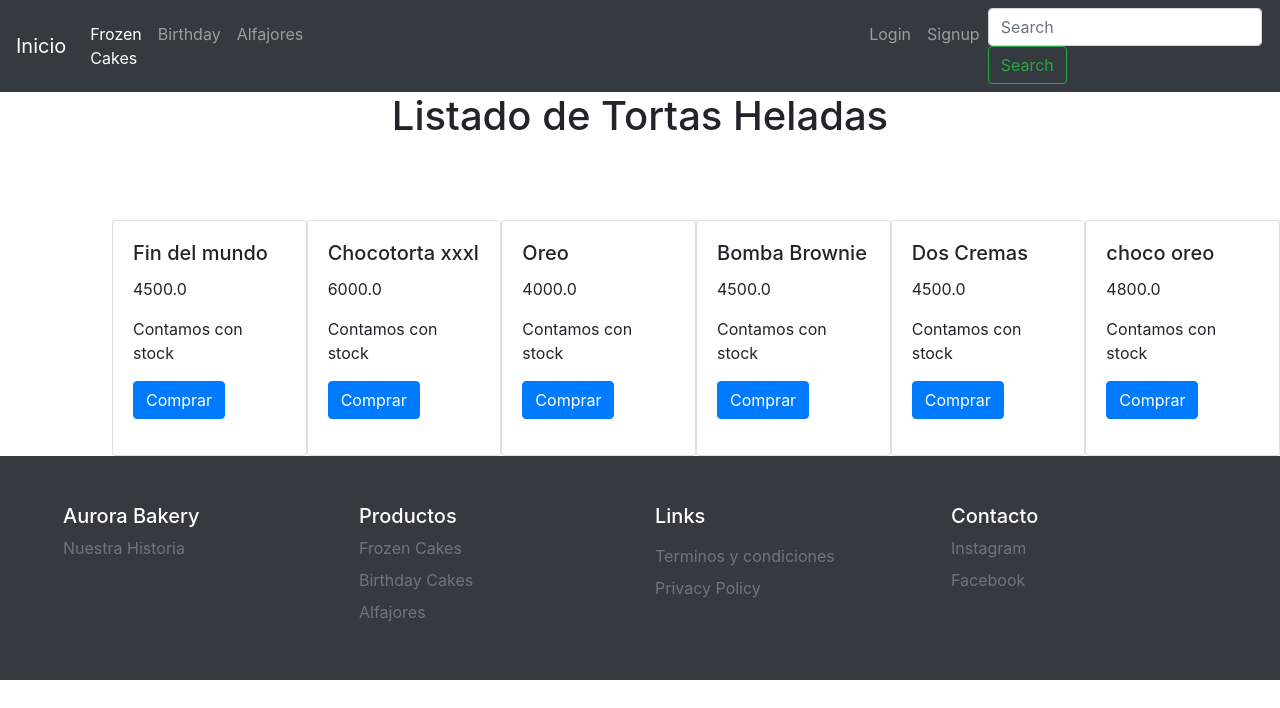
/cakes/list-cakes/, run on an earlier commit of the app's database.
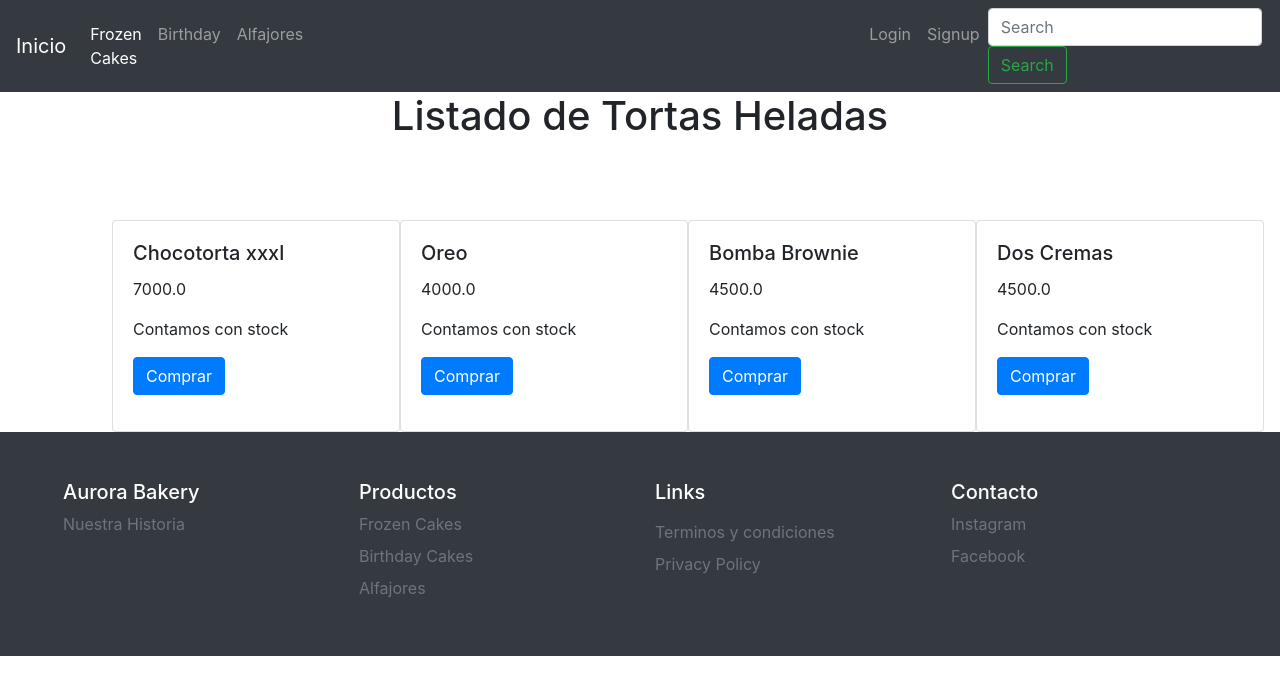
And on a later commit of the database.
### cakes/models.py (models this page shows, shortened)
class Frozen_cakes(models.Model):
    name = models.CharField(max_length= 100)
    price = models.FloatField(blank=False)
    stock = models.BooleanField(default=True)
    imagen = models.ImageField(upload_to="productos", null=True, blank=True)
    class Meta:
        verbose_name = 'Frozen Cake'
        verbose_name_plural = 'Frozen Cakes'

### cakes/views.py (the view)
# urls.py: path('list-cakes/', list_cakes),
def list_cakes(request):
    if 'search' in request.GET:
        search = request.GET['search']
        cakes = Frozen_cakes.objects.filter(name__contains=search)
    else:
        cakes = Frozen_cakes.objects.all()
    context = {
        'cakes':cakes,
    }
    return render(request, 'list_cakes.html', context=context)

### templates/list_cakes.html (shortened to what this page needs)
{% extends 'base.html'%}
{%block content%}
    <h1 style="text-align:center;"> Listado de Tortas Heladas</h1>
    <div class="d-flex" style="margin-top:5rem; margin-left:7rem">
      {% for cake in cakes%}
        <div class="card" style="width: 18rem;">
          <div class="card-body">
            <h5 class="card-title">{{cake.name}}</h5>
            <p class="card-text">{{cake.price}}</p>
            {% if cake.stock == True %}
            <p>Contamos con stock</p>
            {% endif %}
            <a href="#" class="btn btn-primary">Comprar</a>
         </div>
        </div>
      {% endfor %}
    </div>
  {%endblock%}

### templates/base.html (shortened to what this page needs)
<!DOCTYPE html>
<html lang="en">
<head>
    <link rel="stylesheet" href="https://cdn.jsdelivr.net/npm/bootstrap@4.6.2/dist/css/bootstrap.min.css">
</head>
<body>
    <header>
        <nav class="navbar navbar-expand-lg navbar-dark bg-dark">
            <a class="navbar-brand" href="/">Inicio</a>
            <div class="collapse navbar-collapse" id="navbarSupportedContent">
              <ul class="navbar-nav mr-auto">
                <li class="nav-item active">
                  <a class="nav-link" href="/cakes/list-cakes/">Frozen Cakes<span class="sr-only">(current)</span></a>
                </li>
                <li class="nav-item">
                  <a class="nav-link" href="/cakes/list-birthday">Birthday</a>
                </li>
                <li class="nav-item" style="margin-right: 550px;">
                  <a class="nav-link" href="/cakes/list-alfajores">Alfajores</a>
                </li>
                {% if request.user.is_authenticated %}
                <li class="nav-item">
                  <a class="nav-link" href="/users/logout/">Logout</a>
                </li>
                <li class="nav-item">
                  <a class="nav-link" href="/users/update/">{{request.user.username}}</a>
                </li>
                {% else %}
                <li class="nav-item">
                  <a class="nav-link" href="/users/login/">Login</a>
                </li>
                <li class="nav-item">
                  <a class="nav-link" href="/users/signup/">Signup</a>
                </li>
                {% endif %}
              </ul>
              <form class="form-inline my-2 my-lg-0" action="/cakes/list-cakes/" method="GET">
                <input class="form-control mr-sm-2" type="search" placeholder="Search" aria-label="Search" name="search">
                <button class="btn btn-outline-success my-2 my-sm-0" type="submit">Search</button>
              </form>
            </div>
          </nav>
    </header>
   {% block content %}
   {% endblock %}
    <div class="container-fluid">
        <div class="row p-5 bg-dark text-white">
              <div class="col-xs-12 col-md-6 col-lg-3">
                  <p class="h5 mb_3">Aurora Bakery</p>
                  <a class="text-secondary text-decoration-none" href="/cakes/about/">Nuestra Historia</a>
              </div>
              <div class="col-xs-12 col-md-6 col-lg-3">
                  <p class="h5 mb_3">Productos</p>
                  <div class="mb-2">
                  <a class="text-secondary text-decoration-none" href="/cakes/list-cakes/">Frozen Cakes</a>
                  </div>
                  <div class="mb-2">
                  <a class="text-secondary text-decoration-none" href="/cakes/list-birthday">Birthday Cakes</a>
                  </div>
                  <div class="mb-2">
                  <a class="text-secondary text-decoration-none" href="/cakes/list-alfajores">Alfajores</a>
                  </div>
              </div>
              <div class="col-xs-12 col-md-6 col-lg-3">
                  <p class="h5 mb-3">Links</p>
                  <div class="mb-2">
                    <a class="text-secondary text-decoration-none" href="#">Terminos y condiciones</a>
                  </div>
                  <div class="mb-2">
                    <a class="text-secondary text-decoration-none" href="#">Privacy Policy</a>
                  </div>
                </div>
              <div class="col-xs-12 col-md-6 col-lg-3">
                  <p class="h5">Contacto</p>
                  <div class="mb-2">
                    <a class="text-secondary text-decoration-none" href="#">Instagram</a>
                  </div>
                  <div class="mb-2">
                    <a class="text-secondary text-decoration-none" href="#">Facebook</a>
                  </div>
              </div>
        </div>
    </div>
</body>
</html>

What changed in the data, as far as the page shows it:
removed Frozen_cakes: name "Fin del mundo", price "4500.0", stock "Contamos con stock"
removed Frozen_cakes: name "choco oreo", price "4800.0", stock "Contamos con stock"
changed Frozen_cakes "Chocotorta xxxl": price "6000.0" → "7000.0"
